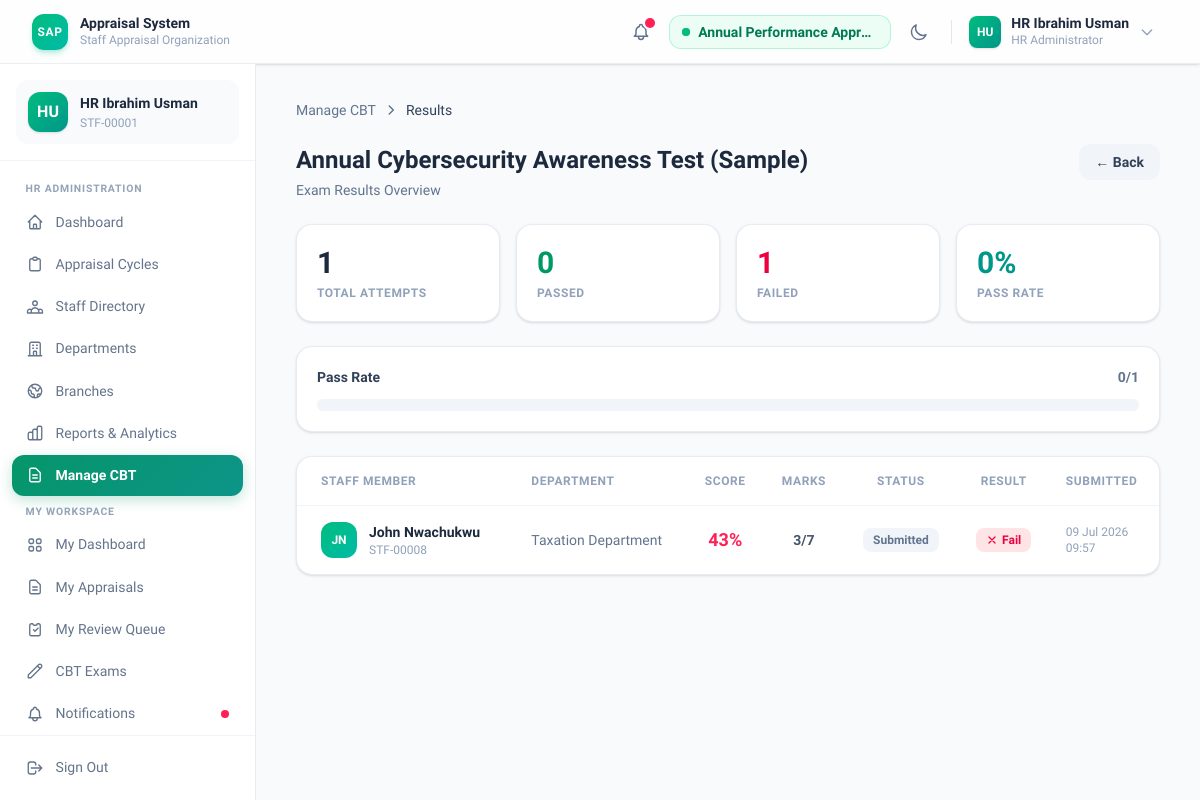
/cbt/hr/exam/1/results/ (signed in), run on an earlier commit of the app's database.
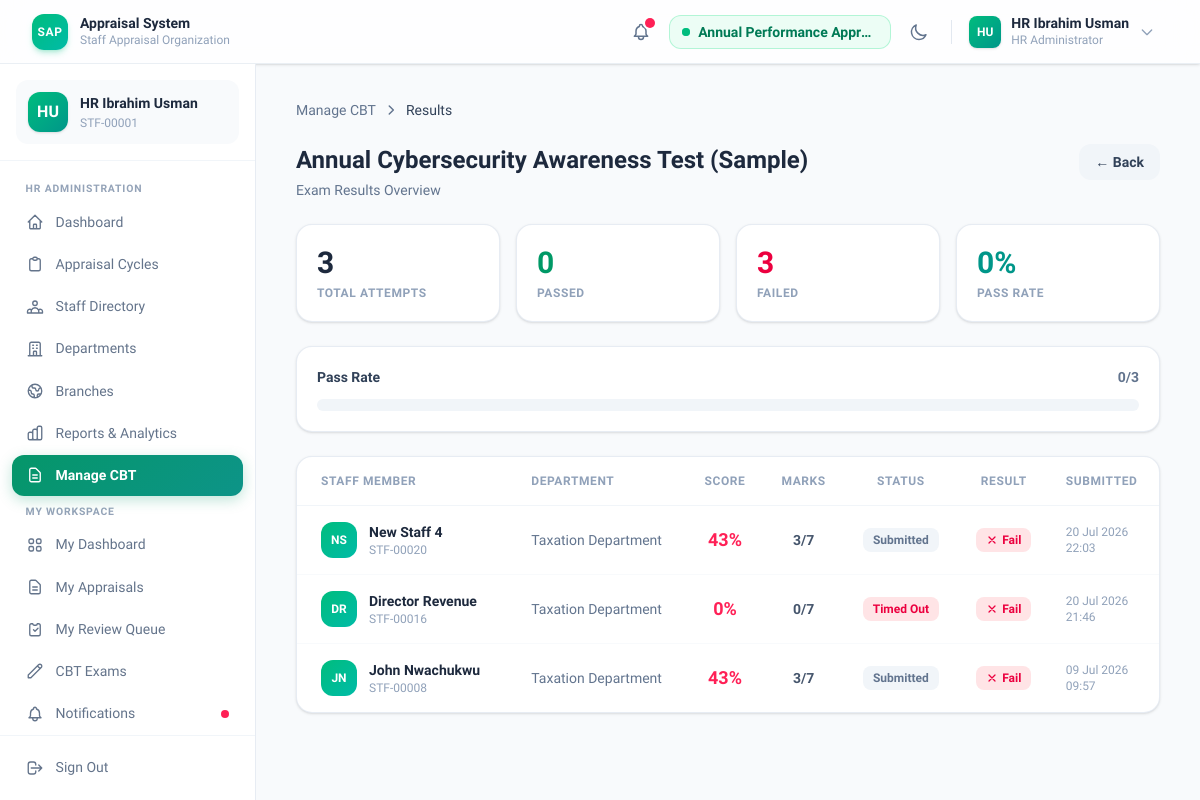
And on a later commit of the database.
### cbt/models.py (models this page shows, shortened)
class CBTAttempt(models.Model):
    NOT_STARTED = "NOT_STARTED"
    IN_PROGRESS = "IN_PROGRESS"
    SUBMITTED = "SUBMITTED"
    TIMED_OUT = "TIMED_OUT"
    STATUS_CHOICES = [
        (NOT_STARTED, "Not Started"),
        (IN_PROGRESS, "In Progress"),
        (SUBMITTED, "Submitted"),
        (TIMED_OUT, "Timed Out"),
    ]
    exam = models.ForeignKey(
        CBTExam,
        on_delete=models.CASCADE,
        related_name="attempts",
    )
    staff = models.ForeignKey(
        settings.AUTH_USER_MODEL,
        on_delete=models.CASCADE,
        related_name="cbt_attempts",
    )
    status = models.CharField(
        max_length=15,
        choices=STATUS_CHOICES,
        default=NOT_STARTED,
    )
    question_order = models.TextField(
        default="[]",
        help_text="JSON-encoded list of CBTQuestion PKs in presentation order.",
    )
    started_at = models.DateTimeField(null=True, blank=True)
    submitted_at = models.DateTimeField(null=True, blank=True)
    raw_score = models.PositiveIntegerField(
        default=0,
        help_text="Total marks earned.",
    )
    total_marks = models.PositiveIntegerField(
        default=0,
        help_text="Total marks possible.",
    )
    percentage = models.DecimalField(
        max_digits=5,
        decimal_places=2,
        default=0,
    )
    passed = models.BooleanField(default=False)
    created_at = models.DateTimeField(auto_now_add=True)
    class Meta:
        ordering = ["-created_at"]
        verbose_name = "CBT Attempt"
        verbose_name_plural = "CBT Attempts"

### accounts/models.py (models this page shows, shortened)
class CustomUser(AbstractUser):
    STAFF = "STAFF"
    SUPERVISOR = "SUPERVISOR"
    HOD = "HOD"
    DIRECTORATE = "DIRECTORATE"
    HR_ADMIN = "HR_ADMIN"
    ROLE_CHOICES = [
        (STAFF, "Staff"),
        (SUPERVISOR, "Supervisor"),
        (HOD, "Head of Department"),
        (DIRECTORATE, "Director/Executive"),
        (HR_ADMIN, "HR Administrator"),
    ]
    staff_id = models.CharField(
        "Staff ID",
        max_length=20,
        unique=True,
        help_text="Unique staff identifier (e.g. STF-00001).",
    )
    role = models.CharField(
        "Role",
        max_length=20,
        choices=ROLE_CHOICES,
        default=STAFF,
        help_text="Organisational role that determines access permissions.",
    )
    department = models.ForeignKey(
        "departments.Department",
        on_delete=models.SET_NULL,
        null=True,
        blank=True,
        related_name="staff_members",
        verbose_name="Department",
        help_text="Department to which this staff member belongs.",
    )
    designation = models.CharField(
        "Designation",
        max_length=100,
        blank=True,
        help_text="Job title or designation within the organisation.",
    )
    supervisor = models.ForeignKey(
        "self",
        on_delete=models.SET_NULL,
        null=True,
        blank=True,
        related_name="subordinates",
        verbose_name="Supervisor",
        help_text="Direct supervisor responsible for appraising this staff member.",
    )
    phone = models.CharField(
        "Phone Number",
        max_length=20,
        blank=True,
        help_text="Contact phone number.",
    )
    profile_picture = models.FileField(
        "Profile Picture",
        upload_to="profile_pics/",
        blank=True,
        null=True,
        help_text="Optional profile photograph.",
    )
    objects = CustomUserManager()
    @property
    def full_name(self) -> str:
        name = f"{self.first_name} {self.last_name}".strip()
        return name if name else self.username
    class Meta:
        ordering = ["last_name", "first_name"]
        verbose_name = "Staff Member"
        verbose_name_plural = "Staff Members"

### departments/models.py (models this page shows, shortened)
class Department(models.Model):
    name = models.CharField(
        max_length=200,
        unique=True,
        help_text="Full name of the department.",
    )
    code = models.CharField(
        max_length=20,
        unique=True,
        help_text="Short unique code for the department (e.g. 'TAX', 'AUDIT', 'HR').",
    )
    description = models.TextField(
        blank=True,
        help_text="Optional description of the department's responsibilities.",
    )
    hod = models.OneToOneField(
        "accounts.CustomUser",
        on_delete=models.SET_NULL,
        null=True,
        blank=True,
        related_name="headed_department",
        limit_choices_to={"role": "HOD"},
        verbose_name="Head of Department",
        help_text="The user designated as Head of Department.",
    )
    created_at = models.DateTimeField(auto_now_add=True)
    updated_at = models.DateTimeField(auto_now=True)
    class Meta:
        ordering = ["name"]
        verbose_name = "Department"
        verbose_name_plural = "Departments"

### cbt/views.py (the view)
    @login_required
    def wrapper(request, *args, **kwargs):
        if request.user.role != "HR_ADMIN":
            messages.error(request, "You do not have permission to access that page.")
            return redirect("cbt:exam_list")
        return view_func(request, *args, **kwargs)

### accounts/context_processors.py (called while the page is built)
def active_cycles(request):
    if not request.user.is_authenticated:
        return {}
    cycles = list(
        AppraisalCycle.objects.filter(status=AppraisalCycle.ACTIVE)
        .order_by('-start_date')
    )
    if not cycles:
        return {
            'all_active_cycles': [],
            'selected_cycle': None,
        }
    selected_id = request.session.get('selected_cycle_id')
    selected_cycle = None
    if selected_id:
        selected_cycle = next((c for c in cycles if c.id == selected_id), None)
    if not selected_cycle:
        selected_cycle = cycles[0]
        request.session['selected_cycle_id'] = selected_cycle.id
    return {
        'all_active_cycles': cycles,
        'selected_cycle': selected_cycle,
    }

### cbt/views.py (called while the page is built)
def _hr_required(view_func):
    @login_required
    def wrapper(request, *args, **kwargs):
        if request.user.role != "HR_ADMIN":
            messages.error(request, "You do not have permission to access that page.")
            return redirect("cbt:exam_list")
        return view_func(request, *args, **kwargs)
    return wrapper

### templates/cbt/hr/exam_results.html (shortened to what the changed rows need)
{% extends "base.html" %}
{% block content %}
<div class="space-y-6">
    <div class="flex items-start justify-between gap-4">
        <div>
            <h1 class="text-2xl font-bold text-slate-800 dark:text-slate-100">{{ exam.title }}</h1>
        </div>
    </div>
    <div class="grid grid-cols-2 sm:grid-cols-4 gap-4">
        <div class="bg-white dark:bg-slate-900 rounded-2xl border border-slate-200/80 dark:border-slate-800 p-5 shadow-sm">
            <p class="text-3xl font-black text-slate-800 dark:text-slate-100">{{ total_attempts }}</p>
            <p class="text-xs font-semibold text-slate-400 uppercase tracking-wider mt-1">Total Attempts</p>
        </div>
        <div class="bg-white dark:bg-slate-900 rounded-2xl border border-slate-200/80 dark:border-slate-800 p-5 shadow-sm">
            <p class="text-3xl font-black text-rose-600 dark:text-rose-400">{{ failed }}</p>
            <p class="text-xs font-semibold text-slate-400 uppercase tracking-wider mt-1">Failed</p>
        </div>
    </div>
    {% if total_attempts > 0 %}
    <div class="bg-white dark:bg-slate-900 rounded-2xl border border-slate-200/80 dark:border-slate-800 p-5 shadow-sm">
        <div class="flex items-center justify-between mb-3">
            <p class="text-sm font-semibold text-slate-700 dark:text-slate-300">Pass Rate</p>
            <p class="text-sm font-bold text-slate-500 dark:text-slate-400">{{ passed }}/{{ total_attempts }}</p>
        </div>
        <div class="h-3 bg-slate-100 dark:bg-slate-800 rounded-full overflow-hidden">
            {% widthratio passed total_attempts 100 as pass_pct %}
        </div>
    </div>
    {% endif %}
    {% if attempts %}
    <div class="bg-white dark:bg-slate-900 rounded-2xl border border-slate-200/80 dark:border-slate-800 shadow-sm overflow-hidden">
        <div class="overflow-x-auto">
            <table class="w-full text-sm">
                <thead>
                    <tr class="border-b border-slate-100 dark:border-slate-800 text-xs font-semibold text-slate-400 dark:text-slate-500 uppercase tracking-wider">
                        <th class="text-left px-6 py-4">Staff Member</th>
                        <th class="text-left px-4 py-4">Department</th>
                        <th class="text-center px-4 py-4">Score</th>
                        <th class="text-center px-4 py-4">Marks</th>
                        <th class="text-center px-4 py-4">Status</th>
                        <th class="text-center px-4 py-4">Result</th>
                        <th class="text-left px-4 py-4">Submitted</th>
                    </tr>
                </thead>
                <tbody class="divide-y divide-slate-50 dark:divide-slate-800/60">
                    {% for attempt in attempts %}
                    <tr class="hover:bg-slate-50 dark:hover:bg-slate-800/30 transition">
                        <td class="px-6 py-4">
                            <div class="flex items-center gap-3">
                                <div class="w-9 h-9 rounded-xl bg-gradient-to-br from-emerald-500 to-teal-500 flex items-center justify-center text-white text-xs font-bold shrink-0">
                                    {{ attempt.staff.first_name|slice:":1" }}{{ attempt.staff.last_name|slice:":1" }}
                                </div>
                                <div>
                                    <p class="font-semibold text-slate-800 dark:text-slate-100">{{ attempt.staff.full_name }}</p>
                                    <p class="text-xs text-slate-400 dark:text-slate-500">{{ attempt.staff.staff_id }}</p>
                                </div>
                            </div>
                        </td>
                        <td class="px-4 py-4 text-sm text-slate-500 dark:text-slate-400">
                            {{ attempt.staff.department.name|default:"—" }}
                        </td>
                        <td class="px-4 py-4 text-center">
                            <span class="text-lg font-black {% if attempt.passed %}text-emerald-600 dark:text-emerald-400{% else %}text-rose-500 dark:text-rose-400{% endif %}">
                                {{ attempt.percentage|floatformat:0 }}%
                            </span>
                        </td>
                        <td class="px-4 py-4 text-center font-semibold text-slate-600 dark:text-slate-400">
                            {{ attempt.raw_score }}/{{ attempt.total_marks }}
                        </td>
                        <td class="px-4 py-4 text-center">
                            {% if attempt.status == 'TIMED_OUT' %}
                            <span class="inline-flex px-2.5 py-1 rounded-lg text-xs font-bold bg-rose-100 dark:bg-rose-950/40 text-rose-600 dark:text-rose-400">Timed Out</span>
                            {% else %}
                            <span class="inline-flex px-2.5 py-1 rounded-lg text-xs font-bold bg-slate-100 dark:bg-slate-800 text-slate-500">Submitted</span>
                            {% endif %}
                        </td>
                        <td class="px-4 py-4 text-center">
                            {% if attempt.passed %}
                            <span class="inline-flex items-center gap-1 px-2.5 py-1 rounded-lg text-xs font-bold bg-emerald-100 dark:bg-emerald-950/40 text-emerald-700 dark:text-emerald-400">
                                <svg class="h-3 w-3" fill="none" viewBox="0 0 24 24" stroke="currentColor" stroke-width="2.5"><path stroke-linecap="round" stroke-linejoin="round" d="M5 13l4 4L19 7"/></svg>
                                Pass
                            </span>
                            {% else %}
                            <span class="inline-flex items-center gap-1 px-2.5 py-1 rounded-lg text-xs font-bold bg-rose-100 dark:bg-rose-950/40 text-rose-600 dark:text-rose-400">
                                <svg class="h-3 w-3" fill="none" viewBox="0 0 24 24" stroke="currentColor" stroke-width="2.5"><path stroke-linecap="round" stroke-linejoin="round" d="M6 18L18 6M6 6l12 12"/></svg>
                                Fail
                            </span>
                            {% endif %}
                        </td>
                        <td class="px-4 py-4 text-xs text-slate-400 dark:text-slate-500 whitespace-nowrap">
                            {% if attempt.submitted_at %}
                                {{ attempt.submitted_at|date:"d M Y" }}<br>{{ attempt.submitted_at|date:"H:i" }}
                            {% else %}—{% endif %}
                        </td>
                    </tr>
                    {% endfor %}
                </tbody>
            </table>
        </div>
    </div>
    {% endif %}
</div>
{% endblock %}

What changed in the data, as far as the page shows it:
added CBTAttempt: staff.first_name "N", staff.last_name "S", staff.full_name "New Staff 4", staff.staff_id "STF-00020", staff.department.name "Taxation Department", percentage "43", raw_score "3", total_marks "7", status "Submitted", passed False (drawn), submitted_at "20 Jul 2026", submitted_at "22:03"
added CBTAttempt: staff.first_name "D", staff.last_name "R", staff.full_name "Director Revenue", staff.staff_id "STF-00016", staff.department.name "Taxation Department", percentage "0", raw_score "0", total_marks "7", status "Timed Out", passed False (drawn), submitted_at "20 Jul 2026", submitted_at "21:46"
Also different on the page:
{{ total_attempts }}: "1" → "3"
{{ failed }}: "1" → "3"
